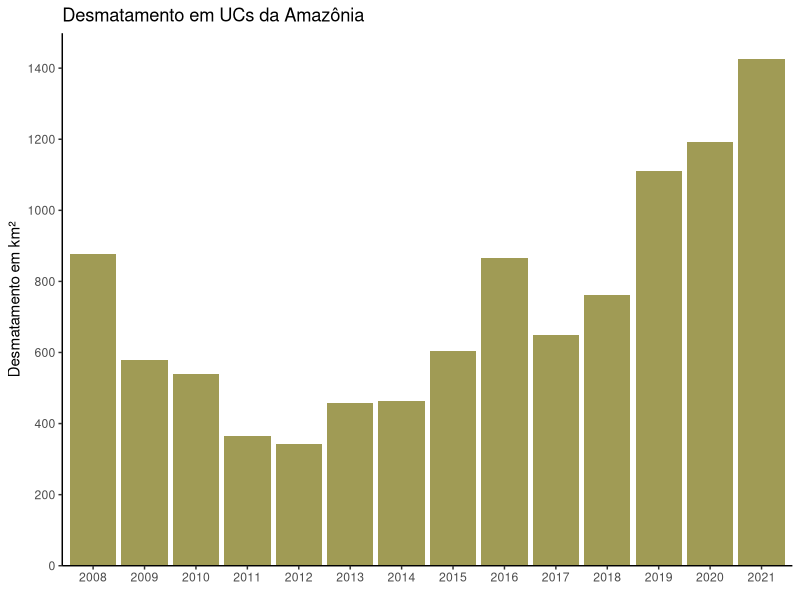

Here is the R script that generated this plot: (Note: this script raises an error after producing the figure.)
## ---- chunk 1

library(dplyr)
library(ggplot2)

dados <- readxl::read_xlsx(here::here("data/dados_desmatamento.xlsx"))

cores <- c("#003C20", # verde escuro principal
            "#005A2D", # verde escuro secundário
            "#9BBB59", # verde claro
            "#C6C6C6", # cinza
            "#A09B55", # marrom claro
            "#F5E6D7") # bege

## ---- chunk 2

soma2021 <- format(sum(dados$desmatamento_km2[dados$ano==2021]), 
                   decimal.mark = ",", big.mark = ".")

aumento2021 <- format((
  sum(dados$desmatamento_km2[dados$ano == 2021]) /
    sum(dados$desmatamento_km2[dados$ano == 2020]) - 1
) * 100,
digits = 1)


## ---- chunk 3

dados %>% 
  group_by(ano) %>% 
  summarise(desm_anual = sum(desmatamento_km2, na.rm = TRUE)) %>% 
  mutate(ano = as.factor(ano)) %>% 
  ggplot() +
  geom_col(aes(ano, desm_anual), fill = "#A09B55") +
  labs(title = "Desmatamento em UCs da Amazônia",
       y = "Desmatamento em km²",
       x = element_blank()) +
  scale_y_continuous(expand = expansion(mult = c(0,0.05)),
                     n.breaks = 10) +
  theme_classic()

## ---- chunk 4


dados %>% 
  group_by(ano, uf) %>% 
  summarise(desm_anual = sum(desmatamento_km2, na.rm = TRUE)) %>% 
  mutate(uf = reorder(uf, desc(desm_anual))) %>% 
  ggplot(aes(ano, desm_anual, color = uf)) +
  geom_line() +
  geom_point() +
  labs(title = "Desmatamento em UCs, por estado da Amazônia",
       y = "Desmatamento em km²",
       x = element_blank(),
       color = "Estado") +
  scale_y_continuous(expand = expansion(mult = c(0,0.05)),
                     n.breaks = 10) +
  scale_x_continuous(n.breaks = 13) +
  scale_color_manual(values = c("darkorange", "goldenrod", "khaki3", "firebrick3"))+
  theme_classic()

